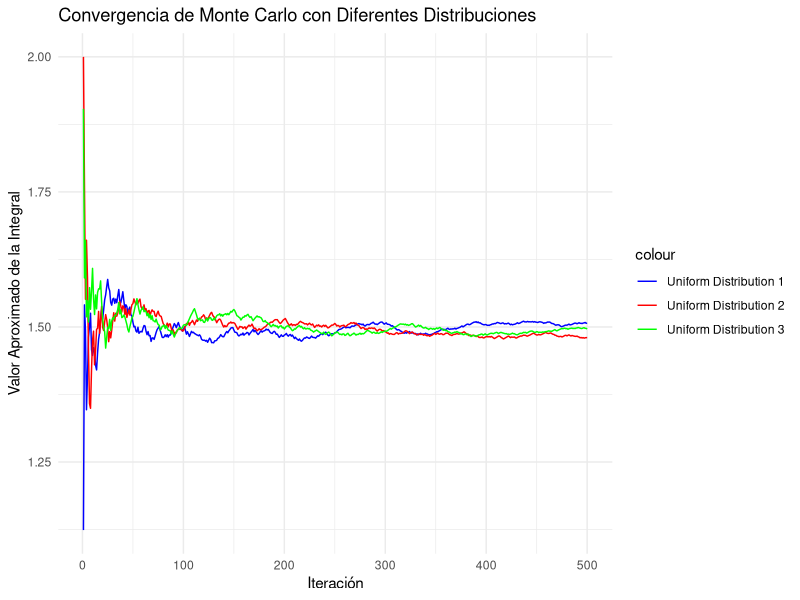

R code for this plot:
library(ggplot2)

# Definir la función que queremos integrar
f <- function(x) {
  return( exp(-x*x)) 
}

# Definir los límites de integración
a <- -1 # Límite inferior
b <- 1 # Límite superior

# Número de muestras
n <- 500

# Generar muestras aleatorias  entre a y b
x_uniform1 <- runif(n, min = a, max = b)
x_uniform2 <- runif(n, min = a, max = b)
x_uniform3 <- runif(n, min = a, max = b)

# Evaluar la función en las muestras aleatorias generadas
y_uniform1 <- f(x_uniform1)
y_uniform2 <- f(x_uniform2)
y_uniform3 <- f(x_uniform3)

# Calcular la integral aproximada
integral_uniform1 <- rep(0, n)
integral_uniform2 <- rep(0, n)
integral_uniform3 <- rep(0, n)

for (i in 1:n) {
  integral_uniform1[i] <- (b - a) * mean(y_uniform1[1:i])
  integral_uniform2[i] <- (b - a) * mean(y_uniform2[1:i])
  integral_uniform3[i] <- (b - a) * mean(y_uniform3[1:i])
}

# Crear un gráfico para comparar la convergencia
df <- data.frame(
  Iteration = 1:n,
  Integral_Uniform1 = integral_uniform1,
  Integral_Uniform2 = integral_uniform2,
  Integral_Uniform3 = integral_uniform3
)

ggplot(df, aes(x = Iteration)) +
  geom_line(aes(y = Integral_Uniform1, color = "Uniform Distribution 1")) +
  geom_line(aes(y = Integral_Uniform2, color = "Uniform Distribution 2")) +
  geom_line(aes(y = integral_uniform3, color = "Uniform Distribution 3")) +
  labs(title = "Convergencia de Monte Carlo con Diferentes Distribuciones",
       x = "Iteración",
       y = "Valor Aproximado de la Integral") +
  scale_color_manual(values = c("blue", "red", "green")) +
  theme_minimal()
